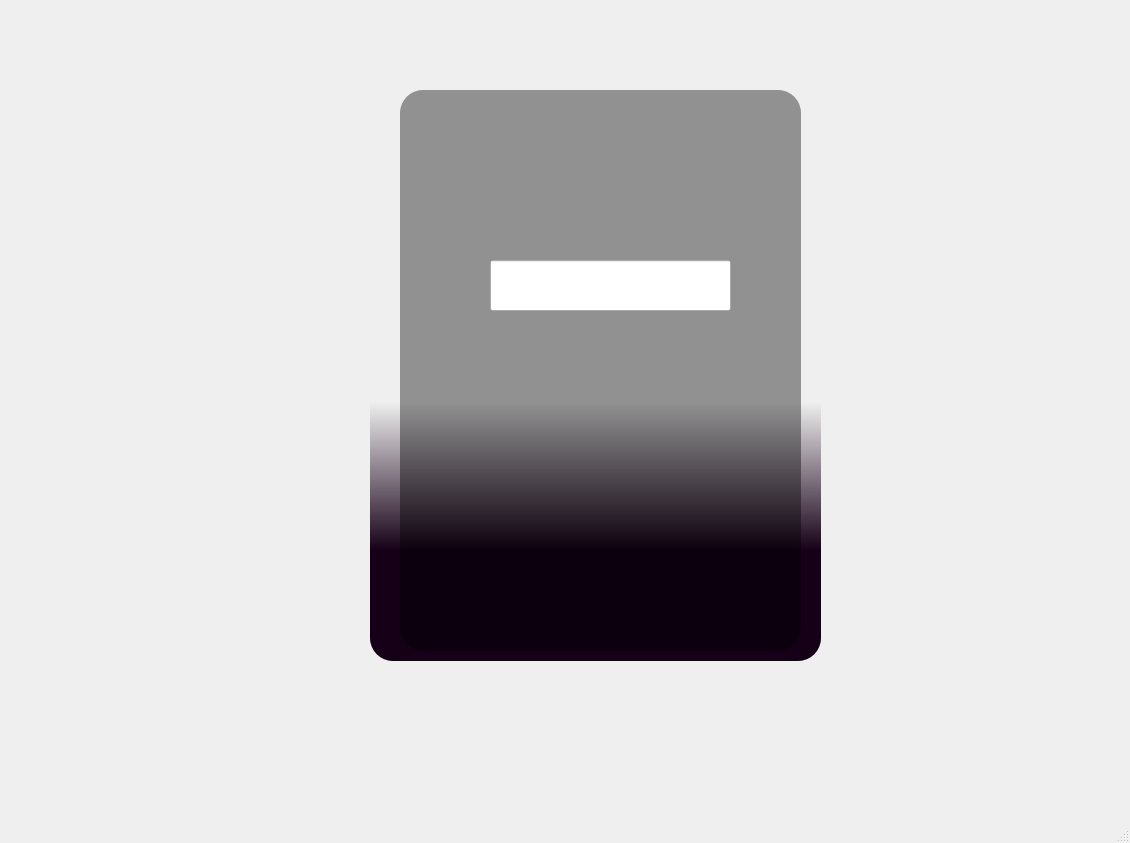
<?xml version="1.0" encoding="UTF-8"?>
<ui version="4.0">
 <class>MainWindow</class>
 <widget class="QMainWindow" name="MainWindow">
  <property name="geometry">
   <rect>
    <x>0</x>
    <y>0</y>
    <width>1130</width>
    <height>843</height>
   </rect>
  </property>
  <property name="windowTitle">
   <string>MainWindow</string>
  </property>
  <widget class="QWidget" name="centralwidget">
   <widget class="QWidget" name="widget" native="true">
    <property name="geometry">
     <rect>
      <x>350</x>
      <y>40</y>
      <width>501</width>
      <height>641</height>
     </rect>
    </property>
    <widget class="QLabel" name="label_2">
     <property name="geometry">
      <rect>
       <x>20</x>
       <y>10</y>
       <width>451</width>
       <height>611</height>
      </rect>
     </property>
     <property name="styleSheet">
      <string notr="true">background-color: qlineargradient(spread:pad, x1:0, y1:0.818, x2:0, y2:0.409, stop:0 rgba(22, 0, 23, 255), stop:0.59204 rgba(204, 0, 255, 0));
border-radius: 23px;</string>
     </property>
     <property name="text">
      <string/>
     </property>
    </widget>
    <widget class="QLabel" name="label_3">
     <property name="geometry">
      <rect>
       <x>50</x>
       <y>50</y>
       <width>401</width>
       <height>561</height>
      </rect>
     </property>
     <property name="styleSheet">
      <string notr="true">background-color: rgba(0, 0, 0, 100);
border-radius:23px;</string>
     </property>
     <property name="text">
      <string/>
     </property>
    </widget>
    <widget class="QLineEdit" name="lineEdit">
     <property name="geometry">
      <rect>
       <x>140</x>
       <y>220</y>
       <width>241</width>
       <height>51</height>
      </rect>
     </property>
    </widget>
    <widget class="QLabel" name="label_4">
     <property name="geometry">
      <rect>
       <x>20</x>
       <y>10</y>
       <width>451</width>
       <height>611</height>
      </rect>
     </property>
     <property name="styleSheet">
      <string notr="true">border-radius: 23px;
border-image: url(:/newPrefix/29797f9bfd2a0e2391801ed9397b8ac8.jpg);</string>
     </property>
     <property name="text">
      <string/>
     </property>
    </widget>
    <zorder>label_4</zorder>
    <zorder>label_2</zorder>
    <zorder>label_3</zorder>
    <zorder>lineEdit</zorder>
   </widget>
  </widget>
  <widget class="QMenuBar" name="menubar">
   <property name="geometry">
    <rect>
     <x>0</x>
     <y>0</y>
     <width>1130</width>
     <height>26</height>
    </rect>
   </property>
  </widget>
  <widget class="QStatusBar" name="statusbar"/>
 </widget>
 <resources>
  <include location="../../../Downloads/les.qrc"/>
 </resources>
 <connections/>
</ui>
